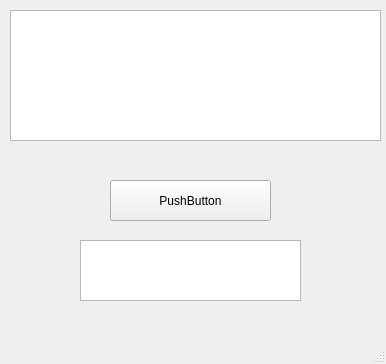
<?xml version="1.0" encoding="UTF-8"?>
<ui version="4.0">
 <class>MainWindow</class>
 <widget class="QMainWindow" name="MainWindow">
  <property name="geometry">
   <rect>
    <x>0</x>
    <y>0</y>
    <width>386</width>
    <height>364</height>
   </rect>
  </property>
  <property name="maximumSize">
   <size>
    <width>800</width>
    <height>16777215</height>
   </size>
  </property>
  <property name="windowTitle">
   <string>MainWindow</string>
  </property>
  <widget class="QWidget" name="centralwidget">
   <widget class="QTextEdit" name="textEdit">
    <property name="geometry">
     <rect>
      <x>10</x>
      <y>10</y>
      <width>371</width>
      <height>131</height>
     </rect>
    </property>
   </widget>
   <widget class="QTextBrowser" name="outputText">
    <property name="geometry">
     <rect>
      <x>80</x>
      <y>240</y>
      <width>221</width>
      <height>61</height>
     </rect>
    </property>
   </widget>
   <widget class="QPushButton" name="checkButton">
    <property name="geometry">
     <rect>
      <x>110</x>
      <y>180</y>
      <width>161</width>
      <height>41</height>
     </rect>
    </property>
    <property name="text">
     <string>PushButton</string>
    </property>
   </widget>
  </widget>
  <widget class="QStatusBar" name="statusbar"/>
  <widget class="QMenuBar" name="menubar">
   <property name="geometry">
    <rect>
     <x>0</x>
     <y>0</y>
     <width>386</width>
     <height>22</height>
    </rect>
   </property>
  </widget>
 </widget>
 <resources/>
 <connections/>
</ui>
